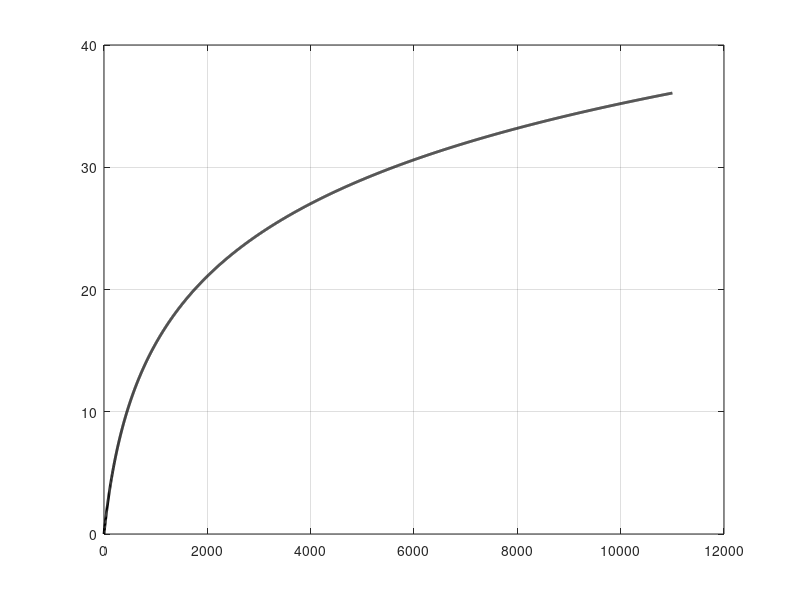

Write the MATLAB code that produced this figure. (Note: this script raises an error after producing the figure.)
%   Plots and saves BARK and ERB Scale
%
%	AUTHOR:	D Lantzberg, Nov. 2017

pause;

figure1 = figure(1);
a = 9.265;
b = 1;
c = 1/228.8445;

ERB   = @(x) a * log(b + c*abs(x));
iERB  = @(x) (exp(x/a)-b)/c;

diERB = @(x) exp(x/a)/(a*c);

w = linspace( 0 , 11000 , 2^12+1 ); w = w(1:end);

plot( w , ERB(w) ,'k','LineWidth',2);
grid on

ax = gca;

ax.FontSize = 22;
ax.XTick = [ 0 500,1000,2000,3000,4000,5000,6000,7000,8000 ];
ax.YTick = [ 0 (ERB([500,1000,2000,3000,5000,8000])) ];
ax.YTickLabel = [ 0 round(ERB([500,1000,2000,3000,5000,8000])*10)/10 ];
ax.TickLabelInterpreter = 'latex';
axis([0,8000,0,34])
ax.LineWidth = 1.6;
ax.Position=[0.0682291666666667 0.11 0.921354166666667 0.815000000000001];
xlabel('$\xi$',...
    'FontSize',24,...
    'FontName','CMU Serif',...
    'Interpreter','latex');
ylabel('ERB $\rightarrow$',...
    'FontSize',24,...
    'FontName','CMU Serif',...
    'Interpreter','latex');
    
plotaxis(2,'k',4);

text(4000,ERB(4000)-1,'$\sigma_{ERB}(\xi)$',...
    'FontWeight','bold',...
    'FontSize',24,...
    'FontName','CMU Serif',...
    'Interpreter','latex');

plotTickLatex2D('xlabeldy',.03,'ylabeldx',.005,'fontsize',24);


figure2 = figure(2);
BARK   = @(x) (26.81*x)./(1960+x) - 0.53;

w = linspace( 0 , 11000 , 2^12+1 ); w = w(1:end);

plot( w , BARK(w) ,'k','LineWidth',2.5);
grid on

ax = gca;

ax.FontSize = 22;
ax.XTick = [ 0 500,1000,2000,3000,4000,5000,6000,7000,8000 ];
ax.YTick = [ 0 (BARK([500,1000,2000,3000,5000,8000])) ];
ax.YTickLabel = [ 0 round(BARK([500,1000,2000,3000,5000,8000])*10)/10 ];
ax.TickLabelInterpreter = 'latex';
axis([0,8000,0,24])
ax.LineWidth = 1.6;
ax.Position=[0.0682291666666667 0.11 0.921354166666667 0.815000000000001];
xlabel('$\xi$',...
    'FontSize',24,...
    'FontName','CMU Serif',...
    'Interpreter','latex');
ylabel('BARK $\rightarrow$',...
    'FontSize',24,...
    'FontName','CMU Serif',...
    'Interpreter','latex');
plotaxis(2,'k',4);

text(4000,BARK(4000)-1,'$\sigma_{bark}(\xi)$',...
    'FontWeight','bold',...
    'FontSize',24,...
    'FontName','CMU Serif',...
    'Interpreter','latex');

plotTickLatex2D('xlabeldy',.03,'ylabeldx',.01,'fontsize',24);


SaveAsEps(1,'ERBScale');
SaveAsEps(2,'BARKScale');